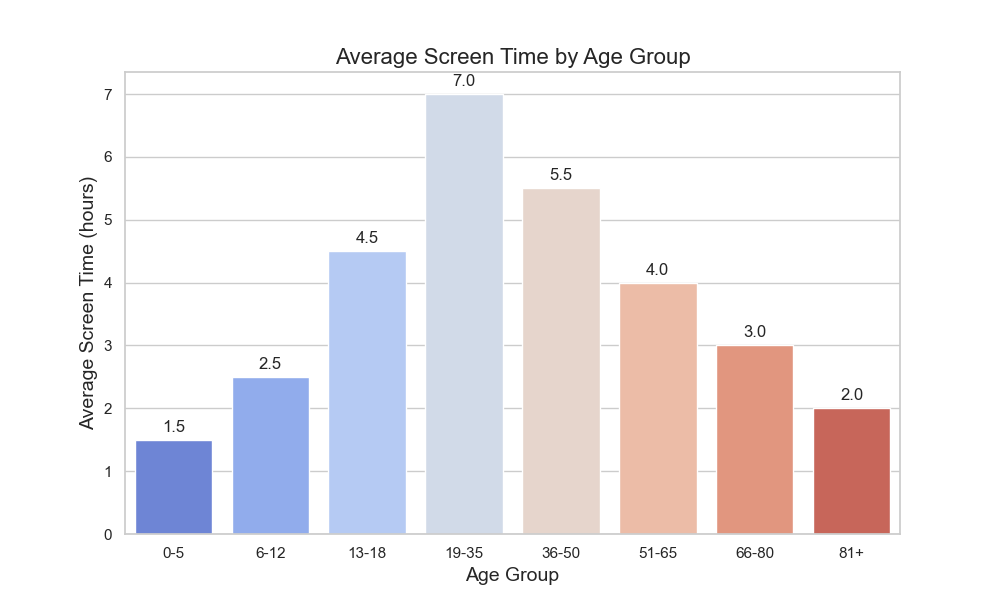

Recreate this plot in Python.

import seaborn as sns
import pandas as pd
import matplotlib.pyplot as plt

# Your chart table data
data = [
    {'Age Group': '0-5', 'Average Screen Time (hours)': 1.5},
    {'Age Group': '6-12', 'Average Screen Time (hours)': 2.5},
    {'Age Group': '13-18', 'Average Screen Time (hours)': 4.5},
    {'Age Group': '19-35', 'Average Screen Time (hours)': 7.0},
    {'Age Group': '36-50', 'Average Screen Time (hours)': 5.5},
    {'Age Group': '51-65', 'Average Screen Time (hours)': 4.0},
    {'Age Group': '66-80', 'Average Screen Time (hours)': 3.0},
    {'Age Group': '81+', 'Average Screen Time (hours)': 2.0}
]

# Convert the data to a Pandas DataFrame
df = pd.DataFrame(data)

# Set the style and color palette of the seaborn chart
sns.set(style="whitegrid")
palette = sns.color_palette("coolwarm", len(data))

# Create the bar chart
plt.figure(figsize=(10, 6))
barplot = sns.barplot(
    x="Age Group",
    y="Average Screen Time (hours)",
    data=df,
    palette=palette
)

# Add title and labels to the plot
plt.title("Average Screen Time by Age Group", size=16)
plt.xlabel("Age Group", size=14)
plt.ylabel("Average Screen Time (hours)", size=14)

# Add the values on top of each bar for better readability
for p in barplot.patches:
    barplot.annotate(format(p.get_height(), '.1f'), 
                     (p.get_x() + p.get_width() / 2., p.get_height()), 
                     ha = 'center', va = 'center', 
                     xytext = (0, 9), 
                     textcoords = 'offset points')

# Show the plot
plt.show()
